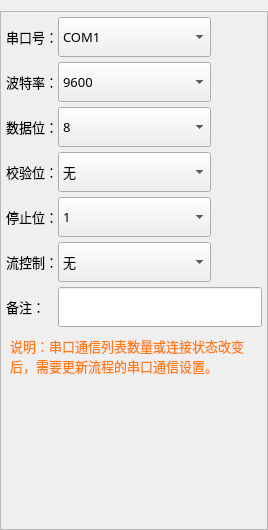
               <widget class="QWidget" name="page_3">
                <layout class="QVBoxLayout" name="verticalLayout_6">
                 <property name="spacing">
                  <number>0</number>
                 </property>
                 <property name="leftMargin">
                  <number>0</number>
                 </property>
                 <property name="rightMargin">
                  <number>0</number>
                 </property>
                 <property name="bottomMargin">
                  <number>0</number>
                 </property>
                 <item>
                  <widget class="QFrame" name="frame_SerialPort">
                   <property name="sizePolicy">
                    <sizepolicy hsizetype="Preferred" vsizetype="Preferred">
                     <horstretch>0</horstretch>
                     <verstretch>0</verstretch>
                    </sizepolicy>
                   </property>
                   <property name="frameShape">
                    <enum>QFrame::StyledPanel</enum>
                   </property>
                   <property name="frameShadow">
                    <enum>QFrame::Raised</enum>
                   </property>
                   <layout class="QGridLayout" name="gridLayout_5" rowstretch="0,0,0,0,0,0,0,1" columnstretch="0,0,0,0,0">
                    <property name="leftMargin">
                     <number>5</number>
                    </property>
                    <property name="topMargin">
                     <number>5</number>
                    </property>
                    <property name="rightMargin">
                     <number>5</number>
                    </property>
                    <property name="bottomMargin">
                     <number>5</number>
                    </property>
                    <property name="horizontalSpacing">
                     <number>0</number>
                    </property>
                    <property name="verticalSpacing">
                     <number>5</number>
                    </property>
                    <item row="5" column="0">
                     <widget class="QLabel" name="label_7">
                      <property name="font">
                       <font>
                        <family>微软雅黑</family>
                        <pointsize>10</pointsize>
                       </font>
                      </property>
                      <property name="styleSheet">
                       <string notr="true">background-color: rgba(0, 0, 0, 0);
color: rgb(0, 0, 0);
border:none;</string>
                      </property>
                      <property name="text">
                       <string>流控制：</string>
                      </property>
                     </widget>
                    </item>
                    <item row="7" column="0" colspan="5">
                     <widget class="QPlainTextEdit" name="plainTextEdit_2">
                      <property name="font">
                       <font>
                        <family>微软雅黑</family>
                        <pointsize>10</pointsize>
                       </font>
                      </property>
                      <property name="styleSheet">
                       <string notr="true">background-color: rgba(0, 0, 0, 0);
color: rgb(255, 122, 15);
border:none;</string>
                      </property>
                      <property name="readOnly">
                       <bool>true</bool>
                      </property>
                      <property name="plainText">
                       <string>说明：串口通信列表数量或连接状态改变后，需要更新流程的串口通信设置。</string>
                      </property>
                     </widget>
                    </item>
                    <item row="6" column="1" colspan="4">
                     <widget class="QLineEdit" name="txtSPRemark">
                      <property name="sizePolicy">
                       <sizepolicy hsizetype="Expanding" vsizetype="Preferred">
                        <horstretch>0</horstretch>
                        <verstretch>0</verstretch>
                       </sizepolicy>
                      </property>
                      <property name="minimumSize">
                       <size>
                        <width>100</width>
                        <height>40</height>
                       </size>
                      </property>
                      <property name="font">
                       <font>
                        <family>微软雅黑</family>
                        <pointsize>10</pointsize>
                       </font>
                      </property>
                     </widget>
                    </item>
                    <item row="0" column="0">
                     <widget class="QLabel" name="label_6">
                      <property name="sizePolicy">
                       <sizepolicy hsizetype="Fixed" vsizetype="Preferred">
                        <horstretch>0</horstretch>
                        <verstretch>0</verstretch>
                       </sizepolicy>
                      </property>
                      <property name="font">
                       <font>
                        <family>微软雅黑</family>
                        <pointsize>10</pointsize>
                       </font>
                      </property>
                      <property name="styleSheet">
                       <string notr="true">color: rgb(0, 0, 0);
background-color: rgba(0, 0, 0, 0);
border:none;</string>
                      </property>
                      <property name="text">
                       <string>串口号：</string>
                      </property>
                     </widget>
                    </item>
                    <item row="1" column="0">
                     <widget class="QLabel" name="label_19">
                      <property name="sizePolicy">
                       <sizepolicy hsizetype="Fixed" vsizetype="Preferred">
                        <horstretch>0</horstretch>
                        <verstretch>0</verstretch>
                       </sizepolicy>
                      </property>
                      <property name="font">
                       <font>
                        <family>微软雅黑</family>
                        <pointsize>10</pointsize>
                       </font>
                      </property>
                      <property name="styleSheet">
                       <string notr="true">background-color: rgba(0, 0, 0, 0);
color: rgb(0, 0, 0);
border:none;</string>
                      </property>
                      <property name="text">
                       <string>波特率：</string>
                      </property>
                     </widget>
                    </item>
                    <item row="2" column="0">
                     <widget class="QLabel" name="label_8">
                      <property name="font">
                       <font>
                        <family>微软雅黑</family>
                        <pointsize>10</pointsize>
                       </font>
                      </property>
                      <property name="styleSheet">
                       <string notr="true">background-color: rgba(0, 0, 0, 0);
color: rgb(0, 0, 0);
border:none;</string>
                      </property>
                      <property name="text">
                       <string>数据位：</string>
                      </property>
                     </widget>
                    </item>
                    <item row="4" column="0">
                     <widget class="QLabel" name="label_9">
                      <property name="font">
                       <font>
                        <family>微软雅黑</family>
                        <pointsize>10</pointsize>
                       </font>
                      </property>
                      <property name="styleSheet">
                       <string notr="true">background-color: rgba(0, 0, 0, 0);
color: rgb(0, 0, 0);
border:none;</string>
                      </property>
                      <property name="text">
                       <string>停止位：</string>
                      </property>
                     </widget>
                    </item>
                    <item row="3" column="0">
                     <widget class="QLabel" name="label_21">
                      <property name="font">
                       <font>
                        <family>微软雅黑</family>
                        <pointsize>10</pointsize>
                       </font>
                      </property>
                      <property name="styleSheet">
                       <string notr="true">background-color: rgba(0, 0, 0, 0);
color: rgb(0, 0, 0);
border:none;</string>
                      </property>
                      <property name="text">
                       <string>校验位：</string>
                      </property>
                     </widget>
                    </item>
                    <item row="6" column="0">
                     <widget class="QLabel" name="label_18">
                      <property name="font">
                       <font>
                        <family>微软雅黑</family>
                        <pointsize>10</pointsize>
                       </font>
                      </property>
                      <property name="styleSheet">
                       <string notr="true">background-color: rgba(0, 0, 0, 0);
color: rgb(0, 0, 0);
border:none;</string>
                      </property>
                      <property name="text">
                       <string>备注：</string>
                      </property>
                     </widget>
                    </item>
                    <item row="0" column="1" colspan="3">
                     <widget class="QComboBox" name="comboSerialPort">
                      <property name="sizePolicy">
                       <sizepolicy hsizetype="Preferred" vsizetype="Preferred">
                        <horstretch>0</horstretch>
                        <verstretch>0</verstretch>
                       </sizepolicy>
                      </property>
                      <property name="minimumSize">
                       <size>
                        <width>100</width>
                        <height>40</height>
                       </size>
                      </property>
                      <property name="maximumSize">
                       <size>
                        <width>16777215</width>
                        <height>16777215</height>
                       </size>
                      </property>
                      <property name="font">
                       <font>
                        <family>微软雅黑</family>
                        <pointsize>10</pointsize>
                       </font>
                      </property>
                      <item>
                       <property name="text">
                        <string>COM1</string>
                       </property>
                      </item>
                      <item>
                       <property name="text">
                        <string>COM2</string>
                       </property>
                      </item>
                      <item>
                       <property name="text">
                        <string>COM3</string>
                       </property>
                      </item>
                      <item>
                       <property name="text">
                        <string>COM4</string>
                       </property>
                      </item>
                      <item>
                       <property name="text">
                        <string>COM5</string>
                       </property>
                      </item>
                      <item>
                       <property name="text">
                        <string>COM6</string>
                       </property>
                      </item>
                      <item>
                       <property name="text">
                        <string>COM7</string>
                       </property>
                      </item>
                      <item>
                       <property name="text">
                        <string>COM8</string>
                       </property>
                      </item>
                      <item>
                       <property name="text">
                        <string>COM9</string>
                       </property>
                      </item>
                     </widget>
                    </item>
                    <item row="1" column="1" colspan="3">
                     <widget class="QComboBox" name="comboBaudRate">
                      <property name="sizePolicy">
                       <sizepolicy hsizetype="Preferred" vsizetype="Preferred">
                        <horstretch>0</horstretch>
                        <verstretch>0</verstretch>
                       </sizepolicy>
                      </property>
                      <property name="minimumSize">
                       <size>
                        <width>100</width>
                        <height>40</height>
                       </size>
                      </property>
                      <property name="maximumSize">
                       <size>
                        <width>16777215</width>
                        <height>16777215</height>
                       </size>
                      </property>
                      <property name="font">
                       <font>
                        <family>微软雅黑</family>
                        <pointsize>10</pointsize>
                       </font>
                      </property>
                      <property name="currentText">
                       <string>9600</string>
                      </property>
                      <property name="currentIndex">
                       <number>1</number>
                      </property>
                      <item>
                       <property name="text">
                        <string>4800</string>
                       </property>
                      </item>
                      <item>
                       <property name="text">
                        <string>9600</string>
                       </property>
                      </item>
                      <item>
                       <property name="text">
                        <string>14400</string>
                       </property>
                      </item>
                      <item>
                       <property name="text">
                        <string>19200</string>
                       </property>
                      </item>
                      <item>
                       <property name="text">
                        <string>38400</string>
                       </property>
                      </item>
                      <item>
                       <property name="text">
                        <string>57600</string>
                       </property>
                      </item>
                      <item>
                       <property name="text">
                        <string>115200</string>
                       </property>
                      </item>
                      <item>
                       <property name="text">
                        <string>128000</string>
                       </property>
                      </item>
                      <item>
                       <property name="text">
                        <string>230400</string>
                       </property>
                      </item>
                      <item>
                       <property name="text">
                        <string>256000</string>
                       </property>
                      </item>
                     </widget>
                    </item>
                    <item row="2" column="1" colspan="3">
                     <widget class="QComboBox" name="comboDataBits">
                      <property name="sizePolicy">
                       <sizepolicy hsizetype="Preferred" vsizetype="Preferred">
                        <horstretch>0</horstretch>
                        <verstretch>0</verstretch>
                       </sizepolicy>
                      </property>
                      <property name="minimumSize">
                       <size>
                        <width>100</width>
                        <height>40</height>
                       </size>
                      </property>
                      <property name="maximumSize">
                       <size>
                        <width>16777215</width>
                        <height>16777215</height>
                       </size>
                      </property>
                      <property name="font">
                       <font>
                        <family>微软雅黑</family>
                        <pointsize>10</pointsize>
                       </font>
                      </property>
                      <property name="currentText">
                       <string>8</string>
                      </property>
                      <property name="currentIndex">
                       <number>3</number>
                      </property>
                      <item>
                       <property name="text">
                        <string>5</string>
                       </property>
                      </item>
                      <item>
                       <property name="text">
                        <string>6</string>
                       </property>
                      </item>
                      <item>
                       <property name="text">
                        <string>7</string>
                       </property>
                      </item>
                      <item>
                       <property name="text">
                        <string>8</string>
                       </property>
                      </item>
                     </widget>
                    </item>
                    <item row="3" column="1" colspan="3">
                     <widget class="QComboBox" name="comboCheckDigit">
                      <property name="sizePolicy">
                       <sizepolicy hsizetype="Preferred" vsizetype="Preferred">
                        <horstretch>0</horstretch>
                        <verstretch>0</verstretch>
                       </sizepolicy>
                      </property>
                      <property name="minimumSize">
                       <size>
                        <width>100</width>
                        <height>40</height>
                       </size>
                      </property>
                      <property name="maximumSize">
                       <size>
                        <width>16777215</width>
                        <height>16777215</height>
                       </size>
                      </property>
                      <property name="font">
                       <font>
                        <family>微软雅黑</family>
                        <pointsize>10</pointsize>
                       </font>
                      </property>
                      <item>
                       <property name="text">
                        <string>无</string>
                       </property>
                      </item>
                      <item>
                       <property name="text">
                        <string>奇</string>
                       </property>
                      </item>
                      <item>
                       <property name="text">
                        <string>偶</string>
                       </property>
                      </item>
                      <item>
                       <property name="text">
                        <string>标志</string>
                       </property>
                      </item>
                      <item>
                       <property name="text">
                        <string>空格</string>
                       </property>
                      </item>
                     </widget>
                    </item>
                    <item row="4" column="1" colspan="3">
                     <widget class="QComboBox" name="comboStopBit">
                      <property name="sizePolicy">
                       <sizepolicy hsizetype="Preferred" vsizetype="Preferred">
                        <horstretch>0</horstretch>
                        <verstretch>0</verstretch>
                       </sizepolicy>
                      </property>
                      <property name="minimumSize">
                       <size>
                        <width>100</width>
                        <height>40</height>
                       </size>
                      </property>
                      <property name="maximumSize">
                       <size>
                        <width>16777215</width>
                        <height>16777215</height>
                       </size>
                      </property>
                      <property name="font">
                       <font>
                        <family>微软雅黑</family>
                        <pointsize>10</pointsize>
                       </font>
                      </property>
                      <item>
                       <property name="text">
                        <string>1</string>
                       </property>
                      </item>
                      <item>
                       <property name="text">
                        <string>1.5</string>
                       </property>
                      </item>
                      <item>
                       <property name="text">
                        <string>2</string>
                       </property>
                      </item>
                     </widget>
                    </item>
                    <item row="5" column="1" colspan="3">
                     <widget class="QComboBox" name="comboFlowControl">
                      <property name="sizePolicy">
                       <sizepolicy hsizetype="Preferred" vsizetype="Preferred">
                        <horstretch>0</horstretch>
                        <verstretch>0</verstretch>
                       </sizepolicy>
                      </property>
                      <property name="minimumSize">
                       <size>
                        <width>100</width>
                        <height>40</height>
                       </size>
                      </property>
                      <property name="maximumSize">
                       <size>
                        <width>16777215</width>
                        <height>16777215</height>
                       </size>
                      </property>
                      <property name="font">
                       <font>
                        <family>微软雅黑</family>
                        <pointsize>10</pointsize>
                       </font>
                      </property>
                      <item>
                       <property name="text">
                        <string>无</string>
                       </property>
                      </item>
                      <item>
                       <property name="text">
                        <string>硬件</string>
                       </property>
                      </item>
                      <item>
                       <property name="text">
                        <string>软件</string>
                       </property>
                      </item>
                     </widget>
                    </item>
                   </layout>
                  </widget>
                 </item>
                </layout>
               </widget>
